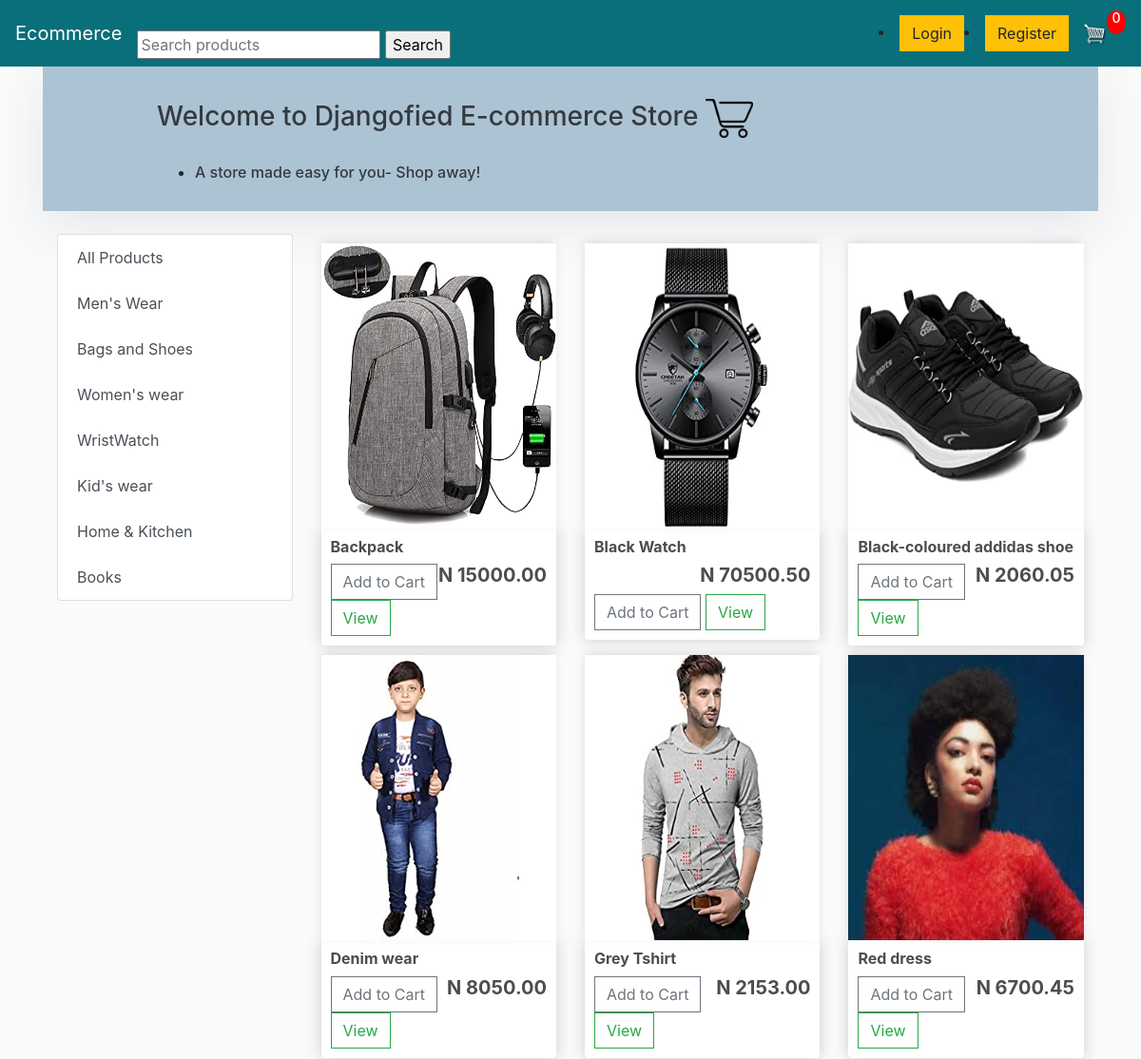
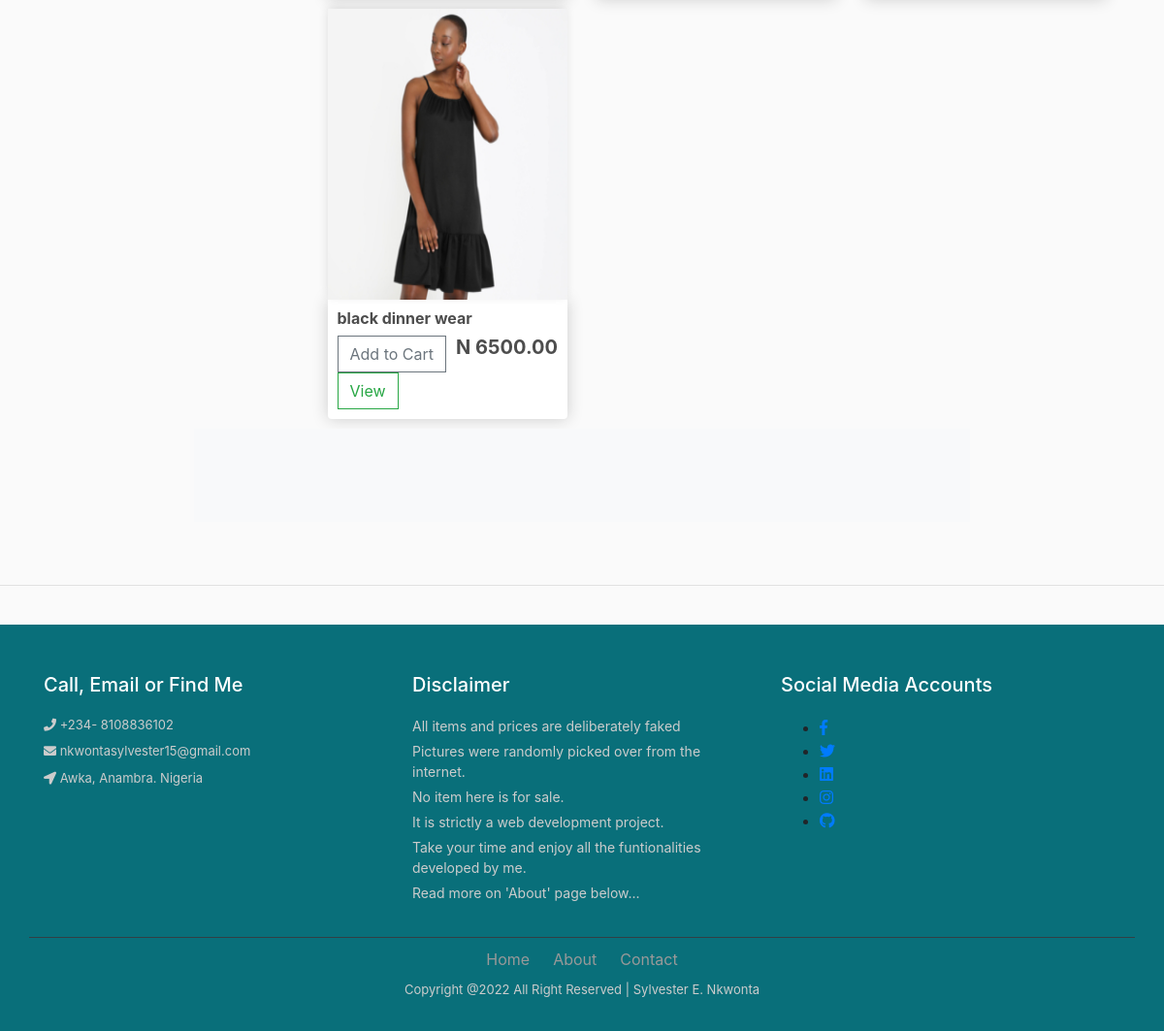
The app's page /, older data (2 pictures, top to bottom).
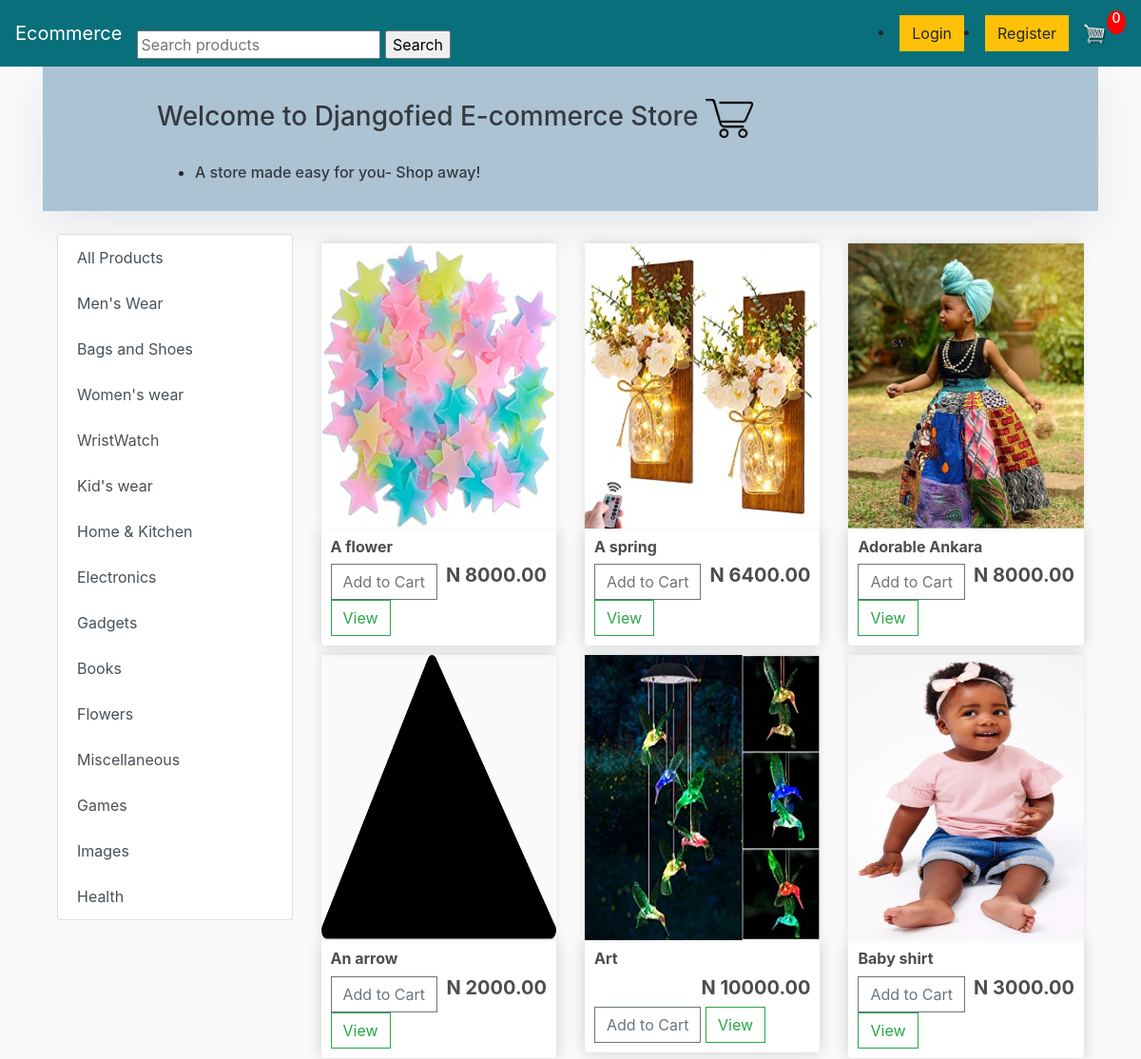
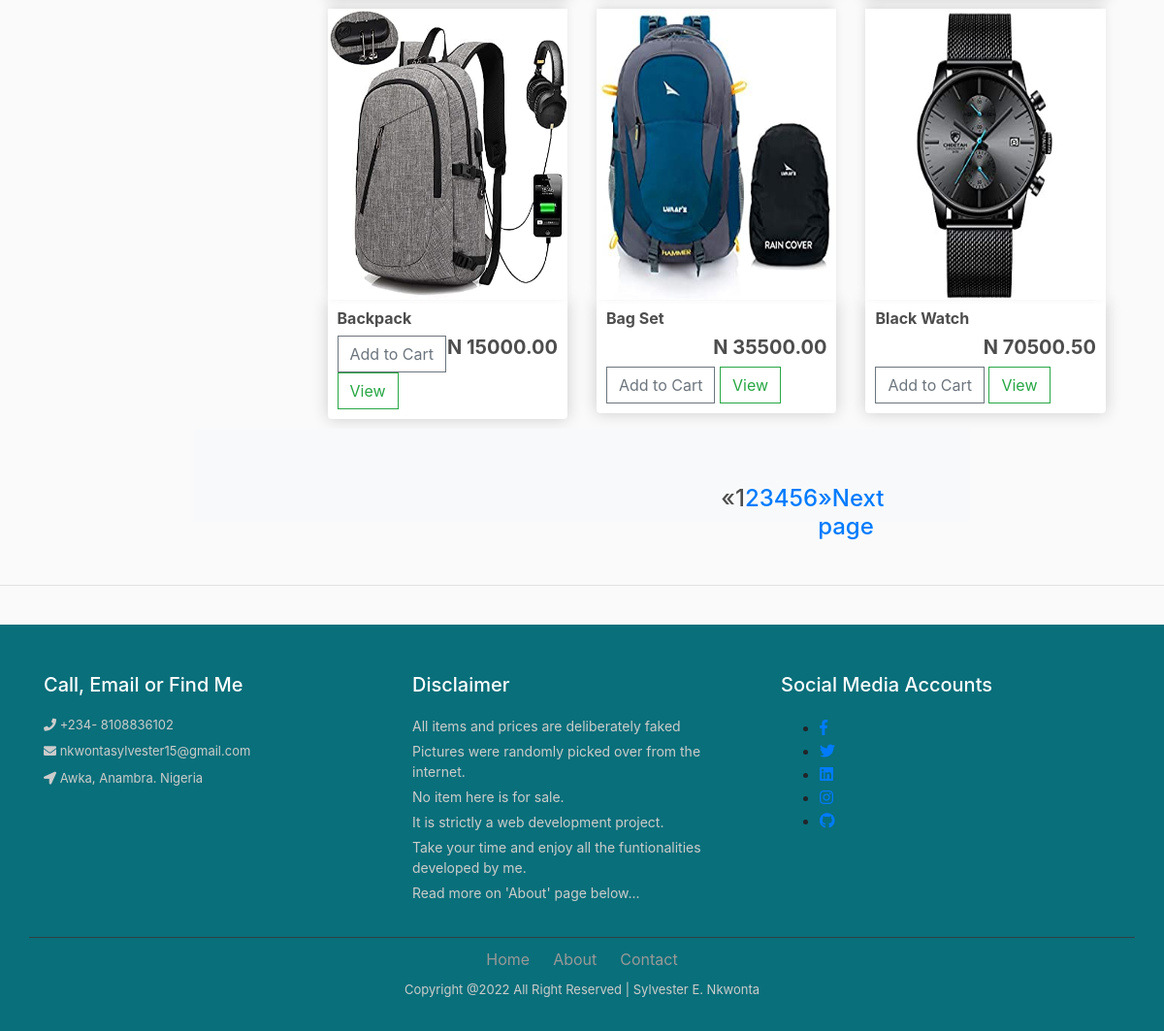
The same page, newer data (2 pictures, top to bottom).
### e_commerce/models.py (models this page shows, shortened)
class Category(models.Model):
    name = models.CharField(max_length=40, verbose_name='name')
    slug = models.SlugField(max_length=200, unique=True, null=True, blank=True)
    @staticmethod
    def get_all_categories():
        return Category.objects.all()
    class  Meta:  #new
        verbose_name_plural  =  "Categories"

class Product(models.Model):
    name = models.CharField(max_length=150)
    slug = models.SlugField(max_length=200, unique=True, null=True, blank=True)
    price = models.DecimalField(max_digits=7, decimal_places=2)
    image = models.ImageField(upload_to='product_image', null=True, blank=True)
    digital = models.BooleanField(default=False, null=True, blank=True)
    category = models.ForeignKey(Category, on_delete=models.CASCADE,default=1)
    description = models.CharField(max_length=250, default='', null=True, blank=True)
    size = models.CharField(max_length=200, null=True, blank=True, help_text='Input size of product')
    @property
    def imageURL(self):
        try:
            url = self.image.url
        except:
            url = ''
        return url
    class Meta:
        ordering = ['name']
    @staticmethod
    def get_all_products():
        return Product.objects.all().order_by('name')

### e_commerce/views.py (the view)
# urls.py: path('', views.store, name='store'),
def store(request):
    data = cartData(request)
    cartItems = data['cartItems']
    totals = Product.get_all_products()
    page = request.GET.get('page', 1)
    paginator = Paginator(totals, 9)
    try:
        users = paginator.page(page)
    except PageNotAnInteger:
        users = paginator.page(1)
    except EmptyPage:
        users = paginator.page(paginator.num_pages)
    categories = Category.get_all_categories()
    context = {
        'users': users,
        'categories': categories,
        'cartItems': cartItems
    }
    return render(request, 'e_commerce/store.html', context)

### e_commerce/utils.py (called while the page is built, shortened)
def cookieCart(request):
        try:
            cart = json.loads(request.COOKIES['cart'])
        except:
            cart = {}
        print('Cart:', cart)
        items = []
        order = {'get_cart_total':0, 'get_cart_items':0, 'shipping': False}
        cartItems = order['get_cart_items']
        return {'cartItems': cartItems, 'order':order, 'items': items}

def cartData(request):
    if request.user.is_authenticated:
        customer = request.user.customer
        order, created = Order.objects.get_or_create(customer=customer, complete=False)
        items = order.orderitem_set.all()
        cartItems = order.get_cart_items
    else:
        cookieData = cookieCart(request)
        cartItems = cookieData['cartItems']
        order = cookieData['order']
        items = cookieData['items']
    return {'cartItems': cartItems, 'order':order, 'items': items}

### e_commerce/templates/e_commerce/store.html (shortened to what this page needs)
{% extends 'base.html' %}
{% load static %}
{% block body %}
<header class="masthead">
  <div class="container">
      <div class="row mx-auto">
          <div class="col-lg-10 col-md-8 col-md-15 mx-auto">
              <div class="site-heading">
                  <h3 class=" site-heading my-4 mt-3 text-dark"> Welcome to Djangofied E-commerce Store <img src="{% static 'media/shopping-cart-.png' %}" style="width:50px;height:50px,color:text-light"></h3>
                  <ul>
                  <li><h6 class="text-dark">A store made easy for you- Shop away!</h6></li>
                 </ul>
              </div>
          </div>
      </div>
  </div>
</header>
		<div class="col-lg-3 mt-4 mx-auto float-left">
			<div class="list-group">
				<a href="/" class="list-group-item list-group-item-action btn btn-outline-success">All Products</a>
				{% for category in categories %}
				<a href="{% url 'category-details' category.slug %}"
					class="list-group-item list-group-item-action btn btn-outline-success ">{{category.name}}</a>
				{% endfor %}
			</div>
		</div>
    <br>
    <div class="row">
      {% for product in users %}
      <div class="col-lg-4">
          <img class="thumbnail" src="{{ product.imageURL }}">
          <div class="box-element product">
              <h6 class="text-align"><strong>{{ product.name }}</strong></h6>
              <h5 style="display:inline-block;float:right"><strong>N {{product.price|floatformat:2}}</strong></h5>
              <button data-product={{product.id}} data-action="add" class="btn btn-outline-secondary add-btn update-cart">Add to Cart</button>
              <a class="btn btn-outline-success" href="{% url 'product_details' product.slug %}">View</a>
          </div>
      </div>
      {% endfor %}
  </div>
</div>
<footer class="container py-5 bg-light col-lg-8">
  <div class="col-lg-4 mt-10 mx-auto float-right">
    {% if users.has_other_pages %}
    <ul class="pagination">
      {% if users.has_previous %}
        <li><h4><a href="?page={{ users.previous_page_number }}">Previous page&laquo;</a></h4></li>
      {% else %}
        <li class="disabled"><h4><span>&laquo;</span></h4></li>
      {% endif %}
      {% for i in users.paginator.page_range %}
        {% if users.number == i %}
          <li class="active"><h4><span>{{ i }} <span class="sr-only">(current)</span></span></h4></li>
        {% else %}
          <li><h4><a href="?page={{ i }}">{{ i }}</a></h4></li>
        {% endif %}
      {% endfor %}
      {% if users.has_next %}
        <li><h4><a href="?page={{ users.next_page_number }}">&raquo;Next page</a></h4></li>
      {% else %}
        <li class="disabled"><h4><span>&raquo;</span></h4></li>
      {% endif %}
    </ul>
  {% endif %}
  </div>
 </footer>
 <br>
{% endblock body %}

Row changes from the older to the newer data that the page shows:
no longer on this page (row unchanged): Product: imageURL (picture), name "Black-coloured addidas shoe", price "2060.05"
no longer on this page (row unchanged): Product: imageURL (picture), name "Denim wear", price "8050.00"
no longer on this page (row unchanged): Product: imageURL (picture), name "Grey Tshirt", price "2153.00"
no longer on this page (row unchanged): Product: imageURL (picture), name "Red dress", price "6700.45"
no longer on this page (row edited): Product: imageURL (picture), name "black dinner wear", price "6500.00"
added Category: name "Electronics"
added Category: name "Gadgets"
added Category: name "Flowers"
added Category: name "Miscellaneous"
added Category: name "Games"
added Category: name "Images"
added Category: name "Health"
added Product: imageURL (picture), name "A flower", price "8000.00"
added Product: imageURL (picture), name "A spring", price "6400.00"
added Product: imageURL (picture), name "Adorable Ankara", price "8000.00"
added Product: imageURL (picture), name "An arrow", price "2000.00"
added Product: imageURL (picture), name "Art", price "10000.00"
added Product: imageURL (picture), name "Baby shirt", price "3000.00"
added Product: imageURL (picture), name "Bag Set", price "35500.00"
Text that changed along with them:
text now shown: "« »Next page"
new list line: "1"
new list line: "2"
new list line: "3"
new list line: "4"
new list line: "5"
new list line: "6"
